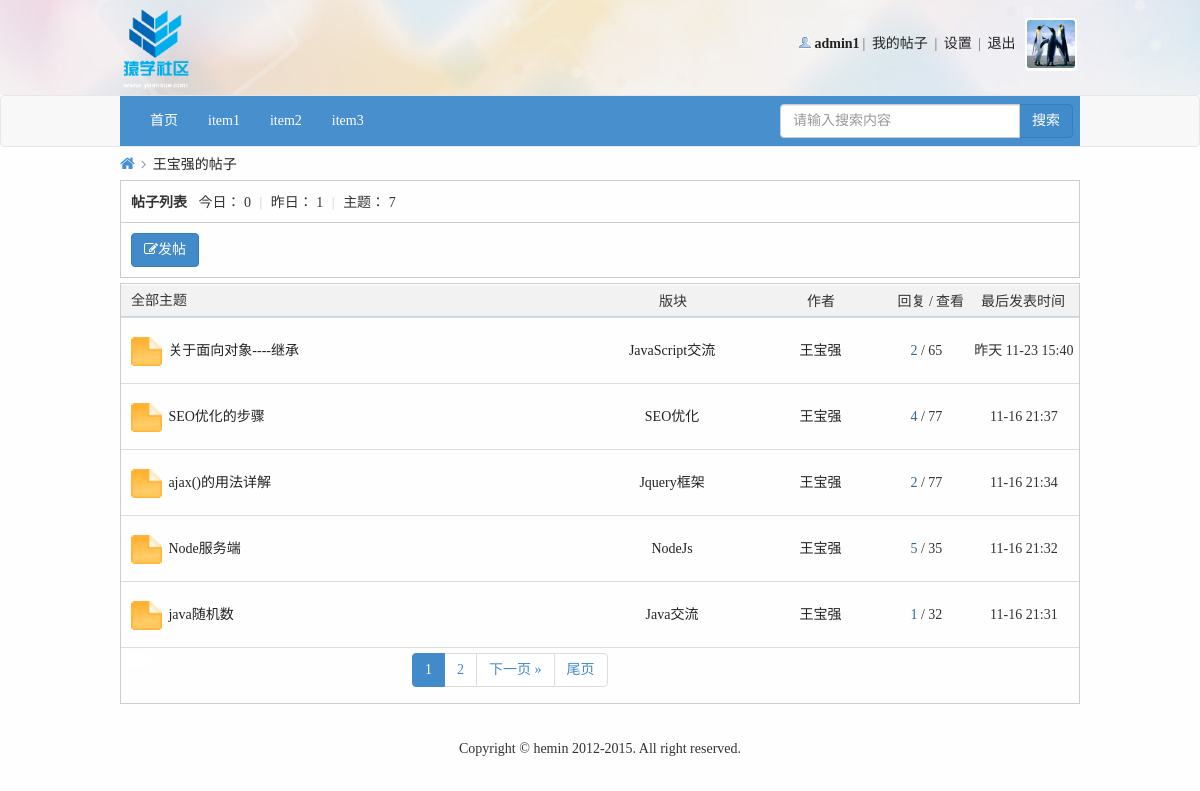
Screenshot of /userPost.php?uid=11 (signed in) with the database file from the repository.
### tables this page shows
CREATE TABLE IF NOT EXISTS `user` (
  `id` int(20) NOT NULL AUTO_INCREMENT COMMENT '唯一标识符',
  `name` varchar(200) NOT NULL COMMENT '用户名称',
  `psw` varchar(200) NOT NULL COMMENT '用户密码',
  `sex` varchar(200) NOT NULL DEFAULT '未填写' COMMENT '用户性别',
  `email` varchar(200) NOT NULL COMMENT '邮箱地址',
  `qq` varchar(200) NOT NULL DEFAULT '未填写' COMMENT '用户qq',
  `photo` varchar(200) NOT NULL COMMENT '用户头像',
  `level` int(11) NOT NULL DEFAULT '0' COMMENT '用户权限',
  `reallyName` varchar(200) NOT NULL DEFAULT '未填写' COMMENT '用户真实姓名',
  `birthday` varchar(200) NOT NULL DEFAULT '未填写' COMMENT '用户生日',
  `homeplace` varchar(200) NOT NULL DEFAULT '未填写' COMMENT '用户出生地',
  `bloodType` varchar(200) NOT NULL DEFAULT '未填写' COMMENT '用户血型',
  `fixedTel` varchar(200) NOT NULL DEFAULT '未填写' COMMENT '用户固定电话',
  `phone` varchar(200) NOT NULL DEFAULT '未填写' COMMENT '用户电话',
  `website` varchar(200) NOT NULL DEFAULT 'http://' COMMENT '用户主页',
  `school` varchar(200) NOT NULL DEFAULT '未填写' COMMENT '用户毕业学校',
  `degree` varchar(200) NOT NULL DEFAULT '未填写' COMMENT '用户学历',
  `company` varchar(200) NOT NULL DEFAULT '未填写' COMMENT '用户公司',
  `profession` varchar(200) NOT NULL DEFAULT '未填写' COMMENT '用户职业',
  `job` varchar(200) NOT NULL DEFAULT '未填写' COMMENT '用户职位',
  `income` varchar(200) NOT NULL DEFAULT '未填写' COMMENT '用户年收入',
  `registerTime` datetime NOT NULL COMMENT '注册时间',
  `lastLogin` datetime NOT NULL COMMENT '最后一次登录时间',
  PRIMARY KEY (`id`)
);

CREATE TABLE IF NOT EXISTS `post` (
  `postId` int(11) NOT NULL AUTO_INCREMENT COMMENT '帖子id',
  `postTitle` varchar(200) NOT NULL COMMENT '帖子标题',
  `postContent` varchar(2000) NOT NULL COMMENT '帖子内容',
  `postTime` datetime NOT NULL COMMENT '发帖时间',
  `tsmoduleId` int(11) NOT NULL COMMENT '所属子版块的id',
  `times` int(11) NOT NULL COMMENT '浏览次数',
  `postuid` int(11) NOT NULL COMMENT '发帖人id',
  `isTop` int(11) NOT NULL DEFAULT '0' COMMENT '是否置顶',
  `isBoutique` int(11) NOT NULL DEFAULT '0' COMMENT '是否加精',
  `updateTime` datetime NOT NULL COMMENT '当前条帖子有回复就更新',
  PRIMARY KEY (`postId`)
);

CREATE TABLE IF NOT EXISTS `sub_module` (
  `sid` int(20) NOT NULL AUTO_INCREMENT COMMENT '子版块id',
  `smoduleName` varchar(200) NOT NULL COMMENT '子版块名称',
  `smodulePic` varchar(200) NOT NULL COMMENT '子版块图片',
  `tParenModuleId` int(20) NOT NULL COMMENT '所属父版块id',
  `smoduleDesc` varchar(200) NOT NULL COMMENT '子版块描述',
  PRIMARY KEY (`sid`)
);

### inc/mysql.func.php (called while the page is built, shortened)
<?php
    function execute($link, $sql){
        $result = mysqli_query($link, $sql);
        return $result;
    }
    function nums($link, $sql){
        return mysqli_num_rows(execute($link, $sql));
    }
    function fetch_array($result){
        return mysqli_fetch_assoc($result);
    }
?>

### userPost.php (the view, shortened to what this page needs)
<!DOCTYPE html>
<html lang="en">
<head>
    <link rel="stylesheet" href="font/css/font-awesome.min.css">
    <link rel="stylesheet" href="css/bootstrap/css/bootstrap.min.css">
    <link rel="stylesheet" href="css/common.css">
    <link rel="stylesheet" href="css/pModuleList.css">
    <link rel="stylesheet" href="css/myPost.css">
</head>
<?php
    $link = connect();
    if (!($member_id = login_state($link))){
        promptBox("请先登录后才能继续浏览", 5, "login.php");
        exit;
    }
    $sql_user = "select * from user where id={$_GET['uid']}";
    $data_user = fetch_array(execute($link, $sql_user));
    $sql_post = "select * from post where postuid={$_GET['uid']}";
    $post_total = nums($link, $sql_post);
    $pagesize = 5;
    $page = page($post_total, $pagesize);
    $post = "select * from post where postuid={$_GET['uid']} ORDER BY postId DESC {$page['limit']}";
    $res_post = execute($link, $post);
    $sql_total_today = "select * from post where postuid={$_GET['uid']} and date_format(postTime,'%Y-%m-%d')=curdate()";
    $ptotal_today = nums($link, $sql_total_today);
    $sql_total_yesterday = "select * from post where postuid={$_GET['uid']} and date_format(postTime,'%Y-%m-%d')=DATE_SUB(curdate(),INTERVAL 1 DAY)";
    $ptotal_yesterday = nums($link, $sql_total_yesterday);
?>
<body>
<?php include_once "inc/header.inc.php"?>
<?php include_once "inc/nav.inc.php"?>
<div class="container" style="width: 990px;">
    <div class="position">
        <div class="z">
            <a href="index.php" class="nvhm"><i class="fa fa-home"></i></a>
            <em><i class="fa fa-angle-right"></i></em>
            <a href="#"><?php echo $data_user['name'];?>的帖子</a>
        </div>
    </div>
    <div class="pm-wrap">
        <div class="pm">
            <strong>帖子列表</strong>
            <em>今日：</em>
            <em><?php echo $ptotal_today;?></em>
            <span class="pipe">|</span>
            <em>昨日：</em>
            <em><?php echo $ptotal_yesterday;?></em>
            <span class="pipe">|</span>
            <em>主题：</em>
            <em><?php echo $post_total;?></em>
        </div>
        <div class="pm-desc">
            <a href="publish.php" class="btn btn-primary"><i class="fa fa-edit"></i>发帖</a>
        </div>
    </div>
    <div class="pm-sm">
        <div class="pm-sm-top" style="position: relative;">
            <h2>全部主题</h2>
            <span class="reply poa">回复 /</span>
            <span class="look poa">查看</span>
            <span class="author poa">作者</span>
            <span class="module poa">版块</span>
            <span class="lastTime poa">最后发表时间</span>
        </div>
        <div class="pm-sm-list">
            <table class="table table-condensed table-hover" id="smtable">
                <?php
                if($post_total) {
                    while ($data_post = fetch_array($res_post)) {
                        $sql_sm = "select * from sub_module where sid={$data_post['tsmoduleId']}";
                        $data_sm = fetch_array(execute($link, $sql_sm));
                        $sql_rep = "select * from reply where tpostId={$data_post['postId']}";
                        $rep_total = nums($link, $sql_rep);
                        ?>
                        <tr>
                            <td class="td1">
                                <a href="#"><img src="img/folder_new.gif" width="31" height="29"></a>
                            </td>
                            <td class="td2"><a href="postShow.php?postId=<?php echo $data_post['postId'];?>&sid=<?php echo $data_sm['sid'];?>"><?php echo $data_post['postTitle'];?></a></td>
                            <td class="td5"><a href="sModuleList.php?sid=<?php echo $data_sm['sid'];?>"><?php echo $data_sm['smoduleName'];?></a></td>
                            <td class="td6"><a href="profile.php?uid=<?php echo $data_user['id'];?>"><?php echo $data_user['name'];?></a></td>
                            <td class="td3">
                                <span class="xi2" title="回复"><?php echo $rep_total; ?></span>
                                <span class="xi1" title="查看"> / <?php echo $data_post['times']; ?></span>
                            </td>
                            <td class="td7"><?php echo tranTime(strtotime($data_post['postTime']));?></td>
                        </tr>
                    <?php }
                }else{
                    echo "<tr><td colspan='4' style='padding-left: 15px;'>暂无帖子...</td></tr>";
                }
                ?>
                <tr>
                    <td colspan="6">
                        <a class="btn btn-default" id="pubBtn" style="margin-right: 260px;border-color: #fff;"></a class="btn btn-default">
                        <ul class="pagination" style="display: inline; margin: 0;padding: 0;">
                            <?php
                                echo $page['html'];
                            ?>
                        </ul>
                    </td>
                </tr>
            </table>
        </div>
    </div>
</div>
<?php include_once "inc/footer.inc.php"?>
</body>
</html>

### inc/header.inc.php (shortened to what this page needs)
<div id="header">
    <div class="container" style="width: 960px;padding: 0;">
        <div class="logo"><a href="index.php"><img src="img/logo.png" height="85"></a></div>
        <div class="info">
            <?php
                $img_url = null;
                if (isset($member_id) && $member_id) {
                    $sql_photo = "select photo from user where id={$member_id}";
                    $member_result = execute($link, $sql_photo);
                    $res_photo = fetch_array($member_result);
                    if ($res_photo['photo'] != '') {
                        $img_url = $res_photo['photo'];
                    }else{
                        $img_url = 'img/noavatar_small.gif';
                    }
                }else{
                    $img_url = 'img/noavatar_small.gif';
                }
                if(isset($member_id) && $member_id){
                    $sql_info = "select * from user where id='{$member_id}'";
                    $res_info = fetch_array(execute($link, $sql_info));
                    $html = <<<EOT
                        <ul>
                            <li class="person"><a href="profile.php"><strong>{$res_info['name']}</strong></a></li>|
                            <li><a href="myPost.php">我的帖子</a></li> |
                            <li><a href="setProfile.php">设置</a></li> |
                            <li><a class="logout" href="#">退出</a></li>
                            <li class="headpic"><a href="profile.php"><img src="{$img_url}" width="48" height="48"></a></li>
                        </ul>
EOT;
                    echo $html;
                }
            ?>
        </div>
    </div>
</div>

### css/common.css (style rules this page uses)
html, body, div, ul, li, h1, h2, h3, h4, h5, h6, p, dl, dt, dd, ol, form, input, textarea, th, td, select { margin: 0; padding: 0; }
* { box-sizing: border-box; }
html, body { min-height: 100%; }
body { font-family: "Microsoft YaHei"; font-size:14px; color:#333; background-color: #f2f9fd; }
h1, h2, h3, h4, h5, h6 { font-weight:normal; }
ul,ol { list-style: none; }
img { border: none; vertical-align: middle; }
a { text-decoration: none; color: #232323; }
table { border-collapse: collapse; table-layout: fixed; }
body { background: #fefefe; }
.container { width: 960px; }
#header { height:95px; font-size: 14px; color: #666; background: url("../img/eyoung_bg.jpg") repeat-x 50% 0; }
#header .container { height: 95px; }
#header .container .logo { float: left; height: 95px; text-align: center; line-height: 95px; }
#header .container .info { float: right; height: 56px; margin-top: 18px; }
.pipe { margin: 0 5px; color: #ccc; }
#header .info ul { height: 100%; }
#header .info ul li { list-style: none; display: inline-block; height: 100%; margin: 0 3px; }
#header .info ul li a { display: block; }
#header .info ul .headpic { padding: 2px; background-color: #fff; vertical-align: middle; height: 53px; border-radius: 3px; }
#header .info ul .headpic a { display: block; }
#header .info ul .headpic a img { border-radius: 3px; }
.person { background: url(../img/user_online.gif) no-repeat 0% 8%; text-indent: 15px; }

### css/pModuleList.css (style rules this page uses)
.position { margin: 2px 0; height: 29px; border: none; line-height: 29px; }
.position .z { padding-right: 10px; float: left; }
.nvhm { width: 16px; overflow: hidden; color: #488FCE; font-size: 16px; }
.position .z em { width: 20px; margin: 0 3px; font-style: normal; overflow: hidden; color: #999; }
.pm-desc { border: 1px solid #ccc; border-top:none; padding-top: 10px; padding-bottom: 10px; padding-left: 10px; }
.pm { height: 43px; line-height: 43px; padding-left: 10px; border: 1px solid #cdcdcd; }
.pm strong { margin-right: 8px; }
.pm em { font-style: normal; }
.pm-sm { border: 1px solid #cdcdcd; margin-top: 5px; }
.pm-sm .pm-sm-top { height:33px; line-height:33px; padding: 0 10px; border-top: 1px solid #FFF; border-bottom: 1px solid #C2D5E3; background: #F2F2F2; white-space: nowrap; overflow: hidden; }
.pm-sm .pm-sm-top h2 { height: 100%; line-height:31px; font-size: 14px; float: left; }
#smtable { margin-bottom:0; }
#smtable tr { height: 55px; line-height: 55px; }
#smtable tr td { height: 55px; line-height: 55px; }
#smtable tr td.td1 { width: 5%; padding-left: 10px; text-align: center; }
#smtable tr td.td1 a { display: block; }
#smtable tr td.td2 { width: 50%; }
#smtable tr td.td3 { width: 5%; }
td.td7 { width: 13%; text-align: center; }
td.td5 { width: 20%; text-align: center; }
td.td6 { width: 15%; text-align: center; }
#smtable tr td.td3 { width: 10%; text-align: center; }
.xi2, .xi2 a, .xi3 a { color: #369; }
#pubBtn { margin-right: 200px; display: inline-block; float: left; }
.poa { position: absolute; }

### css/myPost.css (style rules this page uses)
.poa { position: absolute; }
.reply { right: 146px; }
.look { right: 115px; }
.author { right: 244px; }
.module { right: 392px; }
.lastTime { right: 14px; }

### rows the page displays
user: name "admin1", photo (picture)
user: name "王宝强"
post: postTitle "关于面向对象----继承", sub_module.smoduleName "JavaScript交流", rep_total "2", times "65", postTime "昨天 11-23 15:40"
post: postTitle "SEO优化的步骤", sub_module.smoduleName "SEO优化", rep_total "4", times "77", postTime "11-16 21:37"
post: postTitle "ajax()的用法详解", sub_module.smoduleName "Jquery框架", rep_total "2", times "77", postTime "11-16 21:34"
post: postTitle "Node服务端", sub_module.smoduleName "NodeJs", rep_total "5", times "35", postTime "11-16 21:32"
post: postTitle "java随机数", sub_module.smoduleName "Java交流", rep_total "1", times "32", postTime "11-16 21:31"

### other values shown
$ptotal_today "0"
$ptotal_yesterday "1"
$post_total "7"
$page['html'] "下一页 » 尾页"
